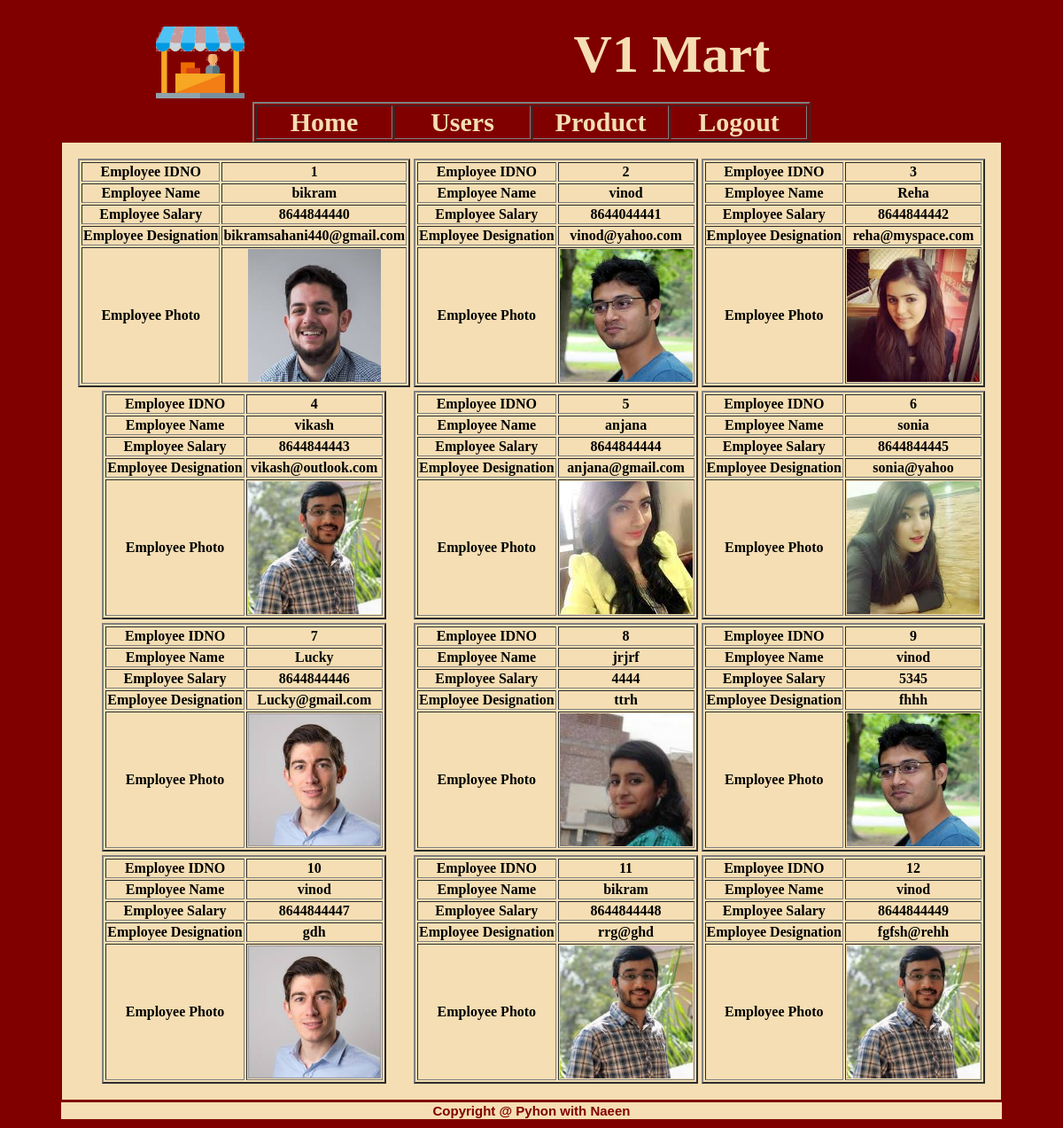
The app's page /admin_view_users/, older data.
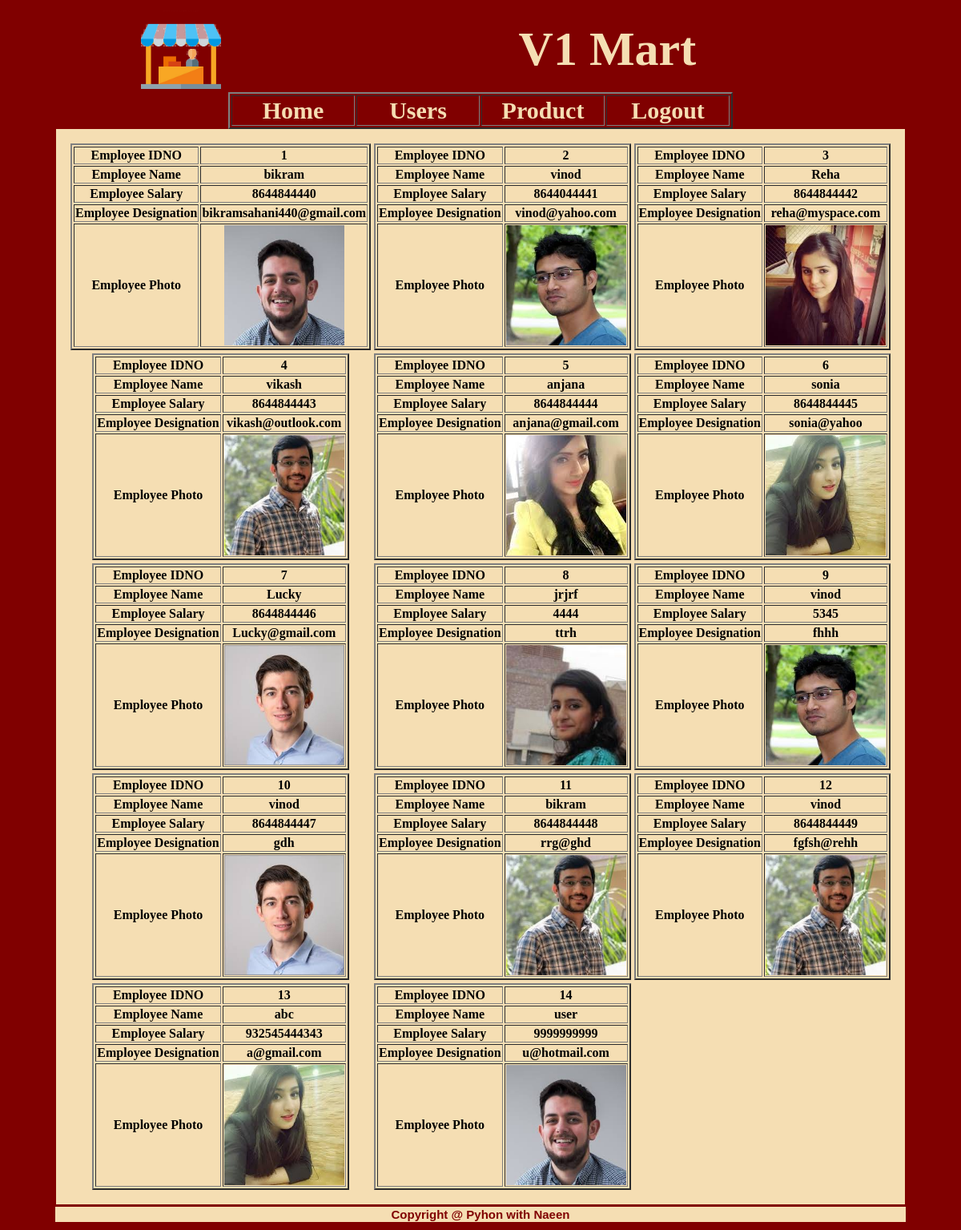
The same page, newer data.
### app/models.py (models this page shows)
class UserModel(models.Model):
    no = models.AutoField(primary_key=True)
    name = models.CharField(max_length=100)
    contact = models.IntegerField(unique=True)
    email = models.CharField(max_length=100,unique=True)
    password = models.CharField(max_length=30)
    photo = models.ImageField(upload_to='user_images/',default=False)

### app/views.py (the view)
# urls.py: path('admin_view_users/',views.admin_view_users,name="admin_view_users"),
def admin_view_users(request):
    return render(request,"admin_view_users.html",{"data":UserModel.objects.all()})

### templates/admin_view_users.html (shortened to what this page needs)
{% extends 'common.html' %}
{% block bikram %}
    {% include 'admin_menu.html' %}
<table class="al" align="center" border="0">
    <tr>
    {% for x in data %}
        <th>
            <table align="center" border="2">
    <tr>
        <th>Employee IDNO</th>
        <th>{{ x.no }}</th>
    </tr>
    <tr>
        <th>Employee Name</th>
        <th>{{ x.name }}</th>
    </tr>
    <tr>
        <th>Employee Salary</th>
        <th>{{ x.contact }}</th>
    </tr>
    <tr>
        <th>Employee Designation</th>
        <th>{{ x.email }}</th>
    </tr>
    <tr>
        <th>Employee Photo</th>
        <th><img src="{{ x.photo.url }}" width="150" height="150"></th>
    </tr>
</table>
        </th>
    {% if forloop.counter|divisibleby:3 %}
        </tr>
    {% endif %}
    {% endfor %}
</table>
{% endblock %}

### templates/common.html (shortened to what this page needs)
{% load static %}
<html>
    <head>
    </head>
    <body>
        <table align="center" border="0">
            <tr>
                <th>
                    <a href="{% url "main" %}">
                        <img id = "icon" src="{% static 'images/Market-PNG-Free-Download.png' %}"></a>
                </th>
                <th id="title">V1 Mart</th>
            </tr>
            <tr>
                <th colspan="2">
                    {% block bikram %}
                    {% endblock %}
            <tr style="padding-top: 50px">
                <th colspan="2" id="copyright">
                    Copyright @ Pyhon with Naeen
                </th>
            </tr>
    </body>
</html>

### templates/admin_menu.html (shortened to what this page needs)
<table align="center" border="2">
    <tr>
        <th class="mm"> <a href="{% url 'admin_home' %}">Home</a> </th>
        <th class="mm"> <a href="{% url 'admin_view_users' %}">Users</a> </th>
        <th class="mm"> <a href="{% url 'admin_view_products' %}">Product</a> </th>
        <th class="mm"> <a href="{% url 'main' %}">Logout</a> </th>
    </tr>
</table>

### templates/common.html (style rules this page uses)
body { background-color: maroon; }
#title { font-family: "Agency FB"; font-size: 60px; padding: 10px; color: wheat; text-align: center; }
#icon { width: 100px; height: 100px; }
#copyright { background-color: wheat; color: maroon; font-family: Arial; font-size: 15px; text-align: center; }

### templates/admin_menu.html (style rules this page uses)
.mm { text-align: center; font-family: 'Agency FB'; font-size: 30px; width: 150px; color: wheat; }
a:link { color:wheat; background-color:maroon;text-decoration: none; }

### templates/admin_view_users.html (style rules this page uses)
.al { background-color: wheat ; color: maroon; padding: 15px; font-size: 30px; font-family: "Agency FB"; }

Row changes from the older to the newer data that the page shows:
added UserModel: no "13", name "abc", contact "932545444343", email "a@gmail.com", photo (picture)
added UserModel: no "14", name "user", contact "9999999999", email "u@hotmail.com", photo (picture)
